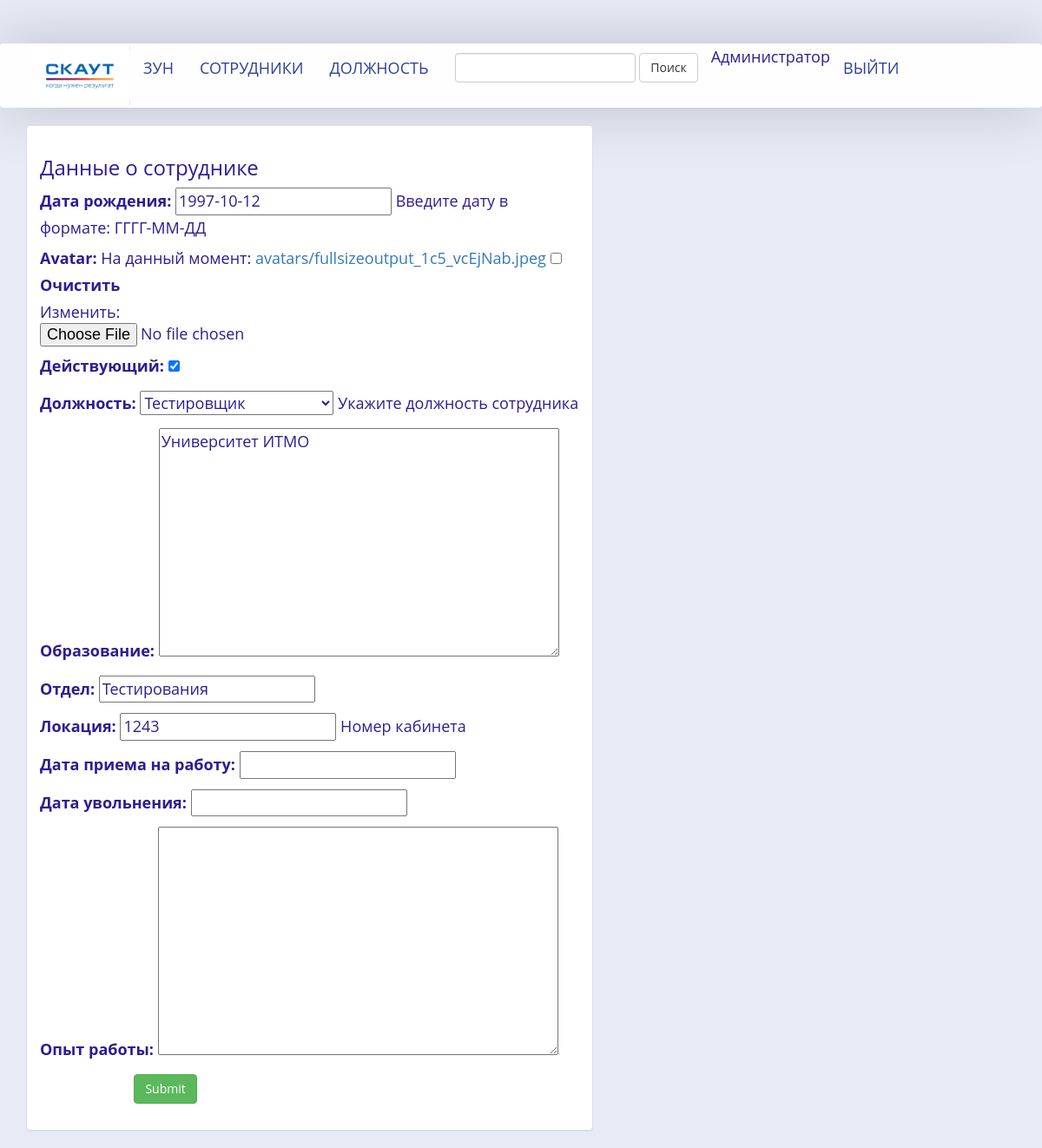
Screenshot of /post/1/edit/ (signed in) with the database file from the repository.
### cmp/models.py (models this page shows, shortened)
class Employee(models.Model):
    user = models.OneToOneField(settings.AUTH_USER_MODEL,on_delete=models.CASCADE,)
    is_active = models.BooleanField(default=True, verbose_name='Действующий')
    education = models.TextField(max_length=500, blank=True, verbose_name='Образование')
    job_discription = models.TextField(max_length=500, blank=True, verbose_name='Опыт работы')
    location = models.CharField(max_length=30, blank=True, verbose_name='Локация')
    birth_date = models.DateField(null=True, blank=True, verbose_name='Дата рождения')
    department = models.CharField(max_length=30, blank=True, verbose_name='Отдел')
    date_applyied = models.DateField(null=True, blank=True, verbose_name='Дата приема на работу')
    date_retired = models.DateField(null=True, blank=True, verbose_name='Дата увольнения')
    job = models.ForeignKey(Job,blank = True, null=True, help_text='Укажите должность сотрудника', verbose_name='Должность',on_delete=models.CASCADE,)
    avatar = models.ImageField(upload_to='avatars/', blank=True)

### cmp/views.py (the view)
# urls.py: url(r'^post/(?P<pk>\d+)/edit/$', views.post_edit, name='post_edit'),
@login_required
@permission_required('cmp.can_add_employee','cmp.can_change_employee','cmp.can_delete_employee')
def post_edit(request, pk):
    employee = get_object_or_404(Employee, pk=pk)
    if request.method == "POST":
        form = EmployeeForm(request.POST, instance=employee)
        if form.is_valid():
            employee = form.save(commit=False)
            employee.avatar = request.FILES['avatar']
            file_type = employee.avatar.url.split('.')[-1]
            file_type = file_type.lower()
            if file_type not in IMAGE_FILE_TYPES:
                context = {
                    'employee': employee,
                    'form': form,
                    'error_message': 'Image file must be PNG, JPG, or JPEG',
                }
                return render(request, 'cmp/post_new.html', context)
            form.save()
            return redirect('/employees/')
    else:
        form = EmployeeForm(instance = employee)
    return render(request, 'cmp/post_edit.html', {'form': form})

### cmp/forms.py
class EmployeeForm(forms.ModelForm):
    class Meta:
        model = Employee
        fields = ('birth_date', 'avatar','is_active','job','education', 'department', 'location', 'date_applyied','date_retired','job_discription')
        help_texts = { 'location': ('Номер кабинета'), 'birth_date': ('Введите дату в формате: ГГГГ-ММ-ДД'),}

### cmp/models.py (called while the page is built)
    def __str__(self):
        return self.name

### cmp/templates/cmp/post_edit.html (shortened to what this page needs)
{% extends 'base_generic.html' %}
    {% block content %}
    <div class="container-fluid">
    <div class="row">
        <div class="col-sm-12 col-md-7">
            <div class="panel panel-default">
                <div class="panel-body">
                    <h3>Данные о сотруднике</h3>
                    <form class="form-horizontal" role="form" action="" method="post" enctype="multipart/form-data">
                        {{ form.as_p}}
                        <div class="form-group">
                            <div class="col-sm-offset-2 col-sm-10">
                                <button type="submit" class="btn btn-success">Submit</button>
                            </div>
                        </div>
                    </form>
                </div>
            </div>
        </div>
    {% endblock %}

### cmp/templates/base_generic.html (shortened to what this page needs)
<!DOCTYPE html>
<html lang="en">
  <head>
  <link rel="stylesheet" href="https://maxcdn.bootstrapcdn.com/bootstrap/3.3.7/css/bootstrap.min.css">
  {% load static %}
  <link rel="stylesheet" href="{% static 'css/styles.css' %}">
</head>
<body>
    <header>
    <nav class="navbar navbar-default menu">
      <div class="container">
        <div class="navbar-header">
          {% load static %}
           <a class="navbar-brand-right" href="{% url 'index' %}"><img src="{% static 'img/logo.jpg'%}" height="120" width="120"></a>
        </div>
        <div class="collapse navbar-collapse" id="bs-example-navbar-collapse-1">
        <ul class="nav navbar-nav">
          {% if user.is_staff %}
            <li><a href="{% url 'competences' %}">ЗУН</a></li>
            <li><a href="{% url 'employees' %}">Сотрудники</a></li>
            <li><a href="{% url 'jobs' %}">Должность</a></li>
            <form class="navbar-form navbar-left" role="search" method="get" action="{% url 'employees' %}">
                <div class="form-group">
                    <input type="text" class="form-control" name="q" value="{{ request.GET.q }}">
                </div>
                <button type="submit" class="btn btn-default">Поиск</button>
            </form>
          {% elif user.is_authenticated %}
            <li><a href="{% url 'profile' pk=request.user.employee.pk %}">Мой профиль</a></li>
          {% endif %}
          {% if user.is_authenticated %}
            <li>{{ user.get_full_name }}</li>
            <li><a href="{% url 'logout'%}?next={{request.path}}">Выйти</a></li>
          {% else %}
            <li><a href="{% url 'login'%}?next={{request.path}}">Войти</a></li>
          {% endif %}
          </ul>
        </div>
      </div>
    </nav>
  </header>
      <div class="content container">
            <div class="row">
            {% block content %}{% endblock %}
          </div>
      </div>
  </body>
</html>

### cmp/static/css/styles.css (style rules this page uses)
body { font-family: 'Open Sans', sans-serif; font-size: 18px; color: #311b92; background: #e8eaf6; font-weight: normal; }
img { max-width: 100%; height: auto; }
header { margin: 50px 0 5px; }
.menu { background: #fefefe; border: 0; box-shadow: 0 0 70px rgba(0, 0, 0, .19); padding: 3px 0; }
.navbar-default .navbar-nav > li > a { color: #303f9f; font-size: 18px; text-transform: uppercase; }

### rows the page displays
Employee: birth_date "1997-10-12", is_active "☑", job "Тестировщик", education "Университет ИТМО", department "Тестирования", location "1243"

### other values shown
{{ user.get_full_name }} "Администратор"
